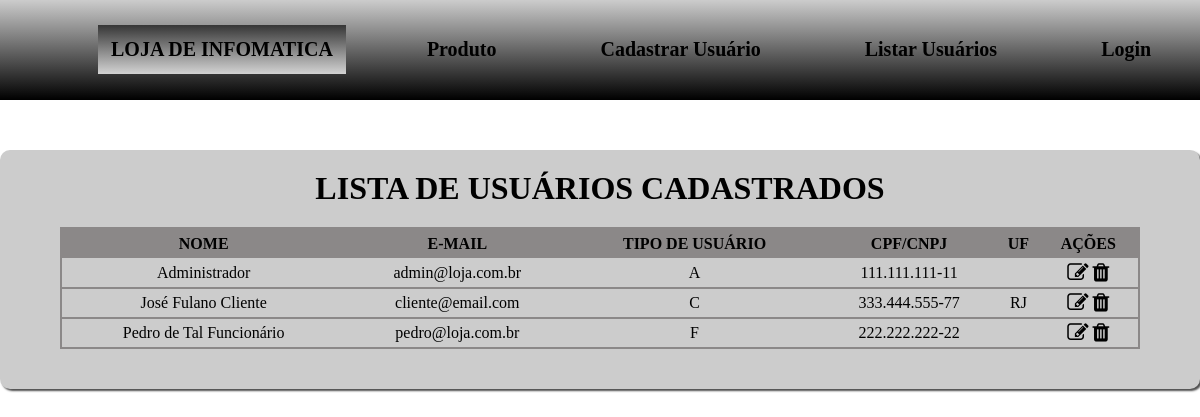
Screenshot of /view/listar_usuario.php (signed in) with the database file from the repository.
### tables this page shows
CREATE TABLE `usuario` (
  `idusuario` int(11) NOT NULL,
  `nome` varchar(60) NOT NULL,
  `tipoUsuario` char(1) DEFAULT 'F' COMMENT 'A=Administrador\nF=Funcionário\nC=Cliente',
  `cpf_cnpj` varchar(20) DEFAULT NULL,
  `endereco` varchar(60) DEFAULT NULL,
  `numero` char(6) DEFAULT NULL,
  `complemento` varchar(45) DEFAULT NULL,
  `bairro` varchar(45) DEFAULT NULL,
  `cidade` varchar(60) DEFAULT NULL,
  `uf` char(2) DEFAULT NULL,
  `cep` char(9) DEFAULT NULL,
  `loginEmail` varchar(100) DEFAULT NULL,
  `senha` varchar(50) DEFAULT NULL
);

### Model/DAO/UsuarioDAO.php (called while the page is built, shortened)
<?php
class UsuarioDAO {
    public function listarTodos(){
        try{
            $con = Conexao::getInstance();
            $sql = "SELECT * from usuario ORDER BY nome";
            $stmt = $con->prepare($sql);
            $stmt->execute();
            $usuarios = $stmt->fetchAll(PDO::FETCH_ASSOC);
            return $usuarios;
        }catch(PDOException $e){
            echo $e->getMessage();
        }
    }
}

### View/listar_usuario.php (the view, shortened to what this page needs)
<html lang="pt-br">
<head>
    <link rel="stylesheet" type="text/css" href="../CSS/estilo.css">
    <link rel="stylesheet" type="text/css" href="../CSS/estilo_cadastro.css">
    <link rel="stylesheet" type="text/css" href="../CSS/estilo_tabela.css">
    <link rel="stylesheet" href="../font-awesome/css/font-awesome.min.css">
</head>
<body>
    <div id="container">
    <?php
    include "menu.php";
    ?>
    </div>
 <div id="container_tabela">
     <?php
        require_once "../Model/DAO/UsuarioDAO.php";
        $usuarioDAO = new UsuarioDAO();
        $usuarios = $usuarioDAO->listarTodos();
     ?>
    <h1>LISTA DE USUÁRIOS CADASTRADOS</h1>
    <table id="tabela_lista_usuario">
        <thead>
            <tr>
                <th>NOME</th>
                <th>E-MAIL</th>
                <th>TIPO DE USUÁRIO</th>
                <th>CPF/CNPJ</th>
                <th>UF</th>
                <th>AÇÕES</th>
            </tr>
        </thead>
        <tbody>
            <?php
                foreach($usuarios as $usu ){
            ?>
            <tr>
                <td><?php echo $usu["nome"];?></td>
                <td><?=$usu["loginEmail"] ?></td>
                <td><?=$usu["tipoUsuario"]?></td>
                <td><?=$usu["cpf_cnpj"]?></td>
                <td><?=$usu["uf"]?></td>
                <td>
                    <a href="#" title="ALTERAR"> <i class="fa fa-edit fa-lg"></i></a>
                    <a href="../control/excluirUsuarioControl.php?id=<?=$usu["idusuario"] ?>"
                    title="EXCLUIR"><i class="fa fa-trash fa-lg"></i></a>
                </td>
            </tr>
            <?php
                }
            ?>
        </tbody>
    </table>
    <div id="rodape_container"></div>
</div>
</body>
</html>

### View/menu.php (shortened to what this page needs)
<nav>
      <ul>
        <li id="logo">
          LOJA  DE INFOMATICA
        </li>
        <li>
          <a href="listar_produto.php" class="item_menu">Produto</a>
        </li>
        <?php
            if( strtolower($_SESSION["tipo"])=="a"){
        ?>
        <li>
          <a href="cadastro_usuario.php" class="item_menu">Cadastrar Usuário</a>
        </li>
        <li>
          <a href="listar_usuario.php" class="item_menu">Listar Usuários</a>
        </li>
        <?php
            }
        ?>
        <li>
          <a href="#" class="item_menu">Login</a>
        </li>
      </ul>
    </nav>

### CSS/estilo.css (style rules this page uses)
* { margin: 0%; }
#container { height: 100px; background: linear-gradient(to top,#000000, #cccccc); }
ul li { float: left; margin-left: 5%; list-style: none; margin-top: 25px; font-size: 20px; font-weight: bolder; padding: 13px; }
#logo { background: linear-gradient(to bottom, #363636, #d3d3d3);; }
.item_menu { text-decoration: none; color: black; padding: 10px; }

### CSS/estilo_cadastro.css (style rules this page uses)
h1 { text-align: center; padding: 20px; }

### CSS/estilo_tabela.css (style rules this page uses)
#container_tabela { width: 1200px; background-color: #cccccc; margin: 0 auto; margin-top:50px; border-radius: 10px; box-shadow: 2px 2px 2px #4f4f4f; }
#tabela_lista_usuario { border: solid 2px #8b8888; border-collapse: collapse; margin: 0 auto; margin-bottom: 15px; width: 90%; }
#tabela_lista_usuario thead { height: 30px; background-color: #8b8888; }
#tabela_lista_usuario th { height: 30px; }
#tabela_lista_usuario td { height: 30px; text-align: center; border-bottom: solid 2px#8b8888; }
a { color:black; }
div#rodape_container { height: 25px; }

### rows the page displays
usuario: nome "Administrador", loginEmail "admin@loja.com.br", tipoUsuario "A", cpf_cnpj "111.111.111-11"
usuario: nome "José Fulano Cliente", loginEmail "cliente@email.com", tipoUsuario "C", cpf_cnpj "333.444.555-77", uf "RJ"
usuario: nome "Pedro de Tal Funcionário", loginEmail "pedro@loja.com.br", tipoUsuario "F", cpf_cnpj "222.222.222-22"
